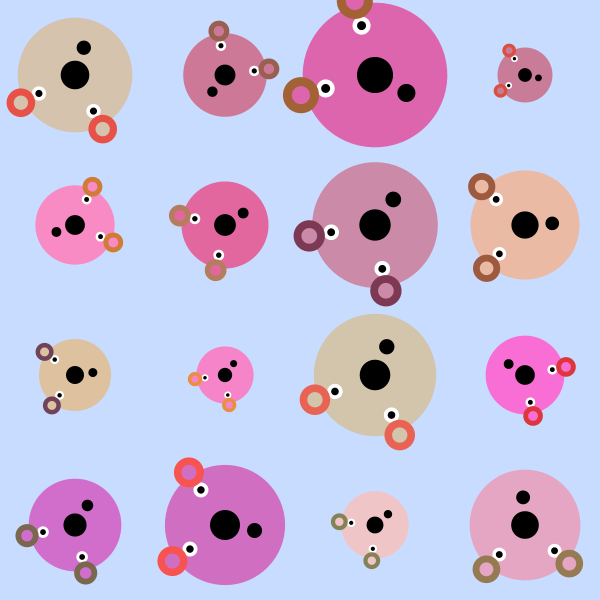
Frame 1 (no input)
Frame 60 (the mouse pressed at the canvas centre just before this capture): identical to frame 1, image omitted
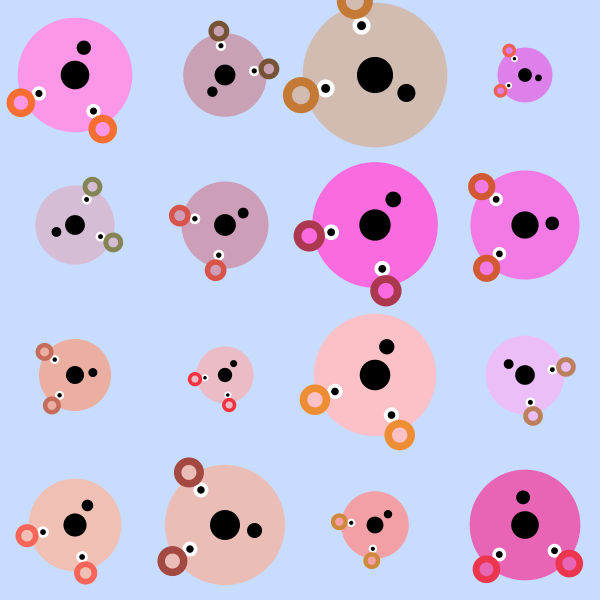
Frame 120 (the mouse held since frame 60 and released just before this capture)

The Processing sketch that drew these frames (run headless with seeded random() and noise(); from frame 60 on, the mouse is pressed at the canvas centre):

// Processing sketch: sketch_241121a
// ── sketch_241121a.pde
// Classe per guardar les propietats d'un ós
class Os {
  float costat; // Mida de l'ós
  float x, y;   // Posició de l'ós
  color colorPell, colorOrella; // Colors
  float angle;  // Rotació

  // Constructor
  Os(float _costat, float _x, float _y, color _colorPell, color _colorOrella) {
    costat = _costat;
    x = _x;
    y = _y;
    colorPell = _colorPell;
    colorOrella = _colorOrella;
    angle = random(0, TWO_PI); // Rotació inicial aleatòria
  }

  // Actualitza la rotació
  void rotar(float increment) {
    angle += increment;
  }
}

// Array de óssos
Os[] ossos;
int files = 4;    // Nombre de files
int columnes = 4; // Nombre de columnes

// Variables globals per controlar proporcions i interactivitat
float fPupilla = 0.5;  // Proporció pupil·la / ull
float fOrella = 0.5;   // Proporció orella petita / gran
float fBocaY = 0.25;   // Posició vertical de la boca

void setup() {
  size(600, 600);
  background(200, 220, 255);

  // Inicialitzem els óssos
  inicialitzarOssos();
}

void draw() {
  background(200, 220, 255);

  // Dibuixem cada ós
  for (int i = 0; i < ossos.length; i++) {
    Os o = ossos[i];
    pushMatrix();
    translate(o.x, o.y);
    rotate(o.angle); // Aplicar rotació
    dibuixarOs(o.costat, 0, 0, o.colorPell, o.colorOrella);
    popMatrix();
  }
}

void dibuixarOs(float _costat, float _px, float _py, color _colorPell, color _colorOrella) {
  // Càlcul de dimensions
  float diamNas = _costat / 4;
  float diamBoca = _costat / 8;
  float diamUII = _costat / 8;
  float diamPupilla = diamUII * fPupilla; // Variable global fPupilla
  float diamOrella = _costat / 4;
  float diamOrellaInt = diamOrella * fOrella; // Variable global fOrella

  pushMatrix();
  translate(_px, _py);
  
  // Pell (cercle principal)
  fill(_colorPell);
  noStroke();
  ellipse(0, 0, _costat, _costat);

  // Nas
  fill(0); // Negre
  ellipse(0, 0, diamNas, diamNas);

  // Boca
  ellipse(0, _costat * fBocaY, diamBoca, diamBoca);

  // Ulls
  fill(255); // Blanc de l'ull
  ellipse(-_costat / 4, -_costat / 4, diamUII, diamUII);
  ellipse(_costat / 4, -_costat / 4, diamUII, diamUII);

  fill(0); // Pupilles
  ellipse(-_costat / 4, -_costat / 4, diamPupilla, diamPupilla);
  ellipse(_costat / 4, -_costat / 4, diamPupilla, diamPupilla);

  // Orelles
  fill(_colorOrella);
  ellipse(-_costat * 3 / 8, -_costat * 3 / 8, diamOrella, diamOrella);
  ellipse(_costat * 3 / 8, -_costat * 3 / 8, diamOrella, diamOrella);

  fill(_colorPell); // Interior orella
  ellipse(-_costat * 3 / 8, -_costat * 3 / 8, diamOrellaInt, diamOrellaInt);
  ellipse(_costat * 3 / 8, -_costat * 3 / 8, diamOrellaInt, diamOrellaInt);

  popMatrix();
}

// Funció per inicialitzar els óssos
void inicialitzarOssos() {
  ossos = new Os[files * columnes];
  
  int index = 0;
  for (int i = 0; i < files; i++) {
    for (int j = 0; j < columnes; j++) {
      // Generem propietats aleatòries
      float mida = random(50, 150);
      float x = width / columnes * j + width / columnes / 2;
      float y = height / files * i + height / files / 2;
      color colorPell = color(random(200, 255), random(100, 200), random(150, 250));
      color colorOrella = color(random(100, 255), random(50, 150), random(50, 100));

      // Creem un nou ós i el guardem a la llista
      ossos[index] = new Os(mida, x, y, colorPell, colorOrella);
      index++;
    }
  }
}

// Interacció amb el ratolí
void mousePressed() {
  // Canvia colors de tots els óssos
  for (int i = 0; i < ossos.length; i++) {
    ossos[i].colorPell = color(random(200, 255), random(100, 200), random(150, 250));
    ossos[i].colorOrella = color(random(100, 255), random(50, 150), random(50, 100));
  }
}

// Interacció amb el teclat
void keyPressed() {
  if (key == 'r' || key == 'R') {
    // Reinicia els óssos
    inicialitzarOssos();
  } else if (key == 't' || key == 'T') {
    // Augmenta la rotació de tots els óssos
    for (int i = 0; i < ossos.length; i++) {
      ossos[i].rotar(PI / 8); // Rotació de 22.5 graus
    }
  }
}

// Mapeja el moviment del ratolí per modificar variables globals
void mouseMoved() {
  fPupilla = map(mouseX, 0, width, 0.1, 1.0);  // Mida pupil·la
  fOrella = map(mouseY, 0, height, 0.1, 1.0); // Proporció orella
}
